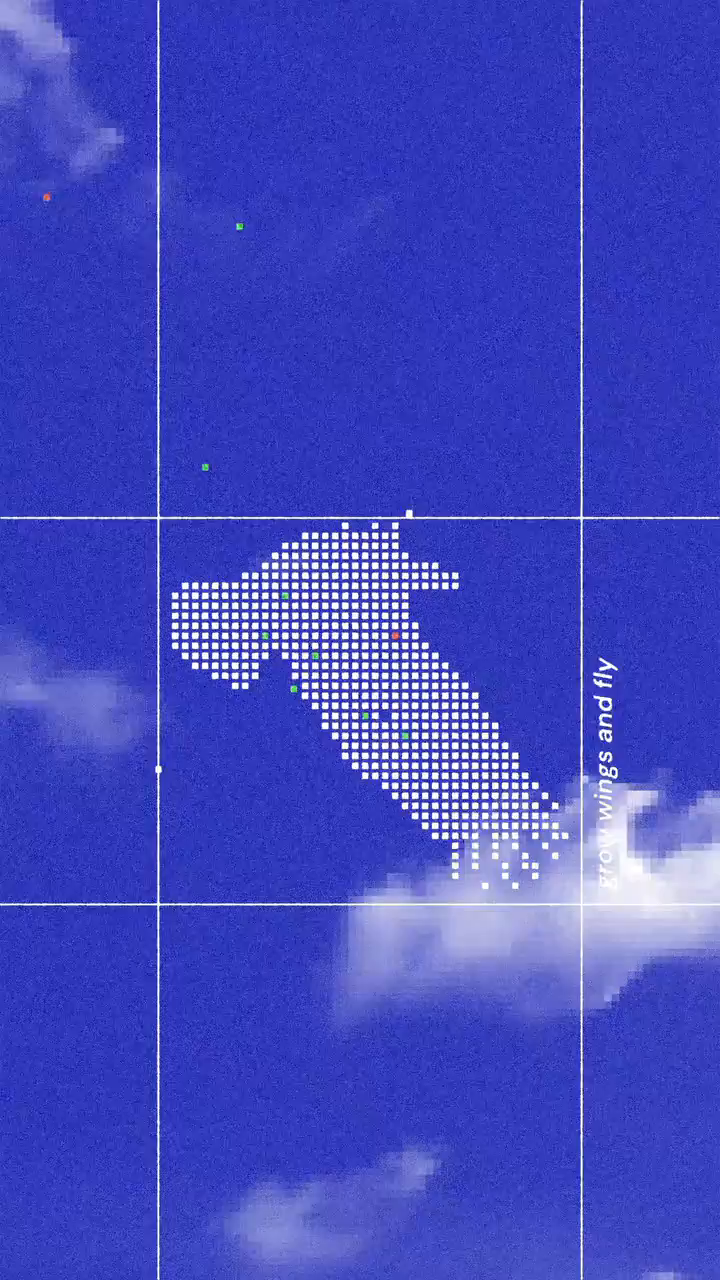
#> input picture frame 0 of dev/reference/reference.mp4, 720 x 1280 px
$ python scratch_extract_kinematics.py
#> lines starting #> are read from the running program, lines starting #| are printed output that depends on the picture; after the words box and inside, x2 and y2 are one past the last pixel; in counts of white or black regions, pixels touching at a corner belong together
import cv2
import numpy as np
import json

cap = cv2.VideoCapture(r'c:\Apps\personal site project\refrences\reference.mp4')

# Let's inspect all 24 frames (f=0..23)
frame_data = []

for f in range(24):
    cap.set(cv2.CAP_PROP_POS_FRAMES, f)
    ret, frame = cap.read()
    if not ret: break
    gray = cv2.cvtColor(frame, cv2.COLOR_BGR2GRAY)

    # 1. Detect vertical lines
    # Vertical line 1 is around x ~ 120..180
    # Vertical line 2 is around x ~ 460..620
    # Let's use 1D horizontal derivative / peak finding
    k_v = np.array([[-1, 2, -1]], dtype=np.float32)
    resp_v = cv2.filter2D(gray, -1, k_v)

    # Left strip: x in [110, 180], check rows [50..300] and [900..1200]
    left_resp = np.mean(resp_v[50:300, 110:180], axis=0) + np.mean(resp_v[900:1200, 110:180], axis=0)
    v1 = 110 + int(np.argmax(left_resp))

    # Right strip: x in [460, 620]
    right_resp = np.mean(resp_v[50:200, 460:620], axis=0) + np.mean(resp_v[950:1200, 460:620], axis=0)
    v2 = 460 + int(np.argmax(right_resp))

    # 2. Detect horizontal lines
    # Horizontal line 1 (upper) is around y ~ 230..540
    # Horizontal line 2 (lower) is around y ~ 670..930
    k_h = np.array([[-1], [2], [-1]], dtype=np.float32)
    resp_h = cv2.filter2D(gray, -1, k_h)

    # Check columns [20..100] (far left) and [620..700] (far right)
    side_resp = np.mean(resp_h[:, 20:100], axis=1) + np.mean(resp_h[:, 620:700], axis=1)

    # Peak in [220, 560]
    h1_range = side_resp[220:560]
    h1 = 220 + int(np.argmax(h1_range))

    # Peak in [670, 950]
    h2_range = side_resp[670:950]
    h2 = 670 + int(np.argmax(h2_range))

    # Check if there is another horizontal line (e.g. at top or bottom)
    # Check y in [20, 220]
    top_range = side_resp[20:220]
    top_max = np.max(top_range)
    h_top = (20 + int(np.argmax(top_range))) if top_max > 10 else None

    # Check y in [950, 1260]
    bot_range = side_resp[950:1260]
    bot_max = np.max(bot_range)
    h_bot = (950 + int(np.argmax(bot_range))) if bot_max > 10 else None

    # 3. Bird dot bounds
    # In earlier analysis, bird dots were extracted. Let's find min/max x,y of the bird in this frame:
    # Bird is in the central region [v1, v2] roughly, or [100..600]
    # To avoid counting the grid lines, look at pixels not on v1, v2, h1, h2
    mask = (gray > 220).astype(np.uint8)
    # erase lines from mask
    mask[:, max(0, v1-2):min(720, v1+3)] = 0
    mask[:, max(0, v2-2):min(720, v2+3)] = 0
    mask[max(0, h1-2):min(1280, h1+3), :] = 0
    mask[max(0, h2-2):min(1280, h2+3), :] = 0
    # Also ignore text region: x in [v2, v2+30], y in [h1, h1+400]
    mask[h1:min(1280, h1+400), max(0, v2):min(720, v2+35)] = 0

    bird_pts = np.argwhere(mask[150:900, 100:600])
    if len(bird_pts) > 0:
        bird_pts[:, 0] += 150
        bird_pts[:, 1] += 100
        bx_min, bx_max = int(np.min(bird_pts[:, 1])), int(np.max(bird_pts[:, 1]))
        by_min, by_max = int(np.min(bird_pts[:, 0])), int(np.max(bird_pts[:, 0]))
        bc_x, bc_y = int(np.mean(bird_pts[:, 1])), int(np.mean(bird_pts[:, 0]))
    else:
        bx_min, bx_max, by_min, by_max, bc_x, bc_y = 0, 0, 0, 0, 0, 0

    frame_data.append({
        'frame': f,
        'v_left': v1,
        'v_right': v2,
        'h_mid': h1,
        'h_bot': h2,
        'h_top': h_top,
        'bird_bbox': [bx_min, by_min, bx_max, by_max],
        'bird_center': [bc_x, bc_y]
    })

    print(f"Frame {f:2d}: v_left={v1:3d}, v_right={v2:3d} (w={v2-v1:3d}) | h_mid={h1:3d}, h_bot={h2:3d} (h={h2-h1:3d}) | bird_x=[{bx_min:3d},{bx_max:3d}] (w={bx_max-bx_min:3d}), bird_y=[{by_min:3d},{by_max:3d}] (h={by_max-by_min:3d})")
#> this loop made 24 passes
#> (v1, v2, h1, h2, top_max, h_top, bot_max, h_bot) on pass 1: (158, 581, 517, 904, 13.54, 95, 15.25, 955)
#> (printed output is left out)
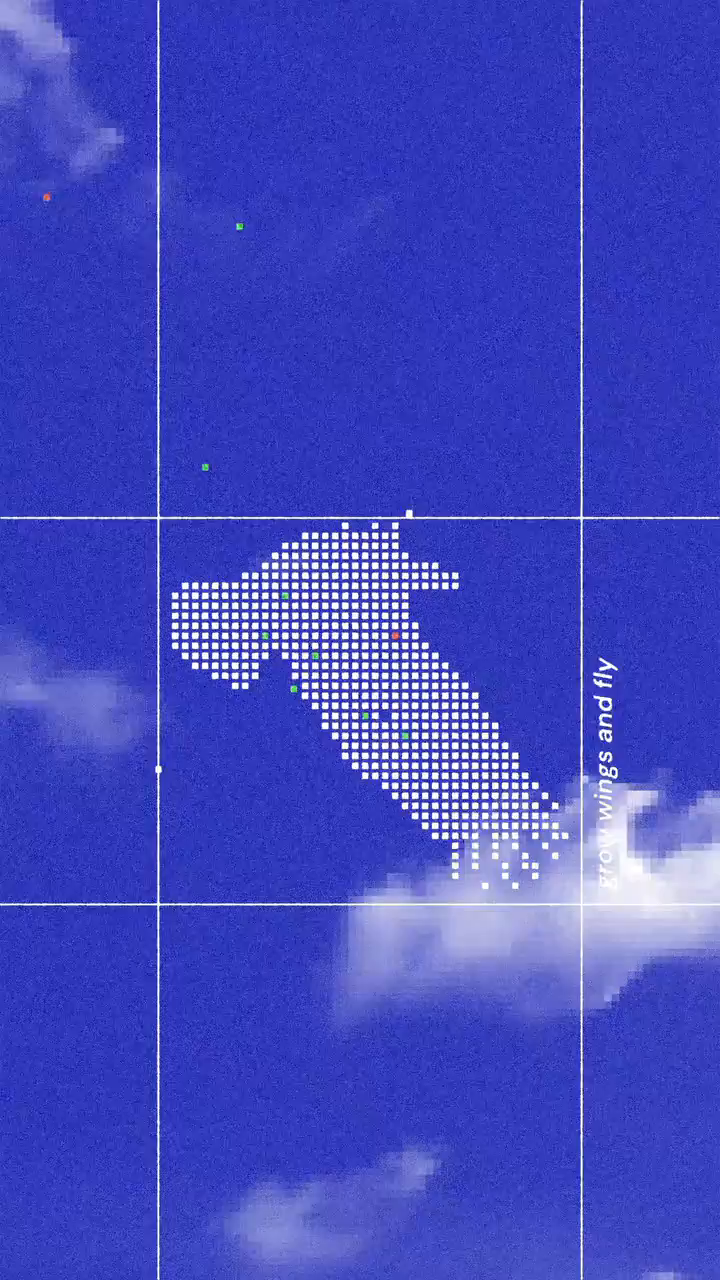
#> input picture frame 0 of dev/reference/reference.mp4, 720 x 1280 px
#> pass 1, `mask = (gray > 220).astype(np.uint8)`:
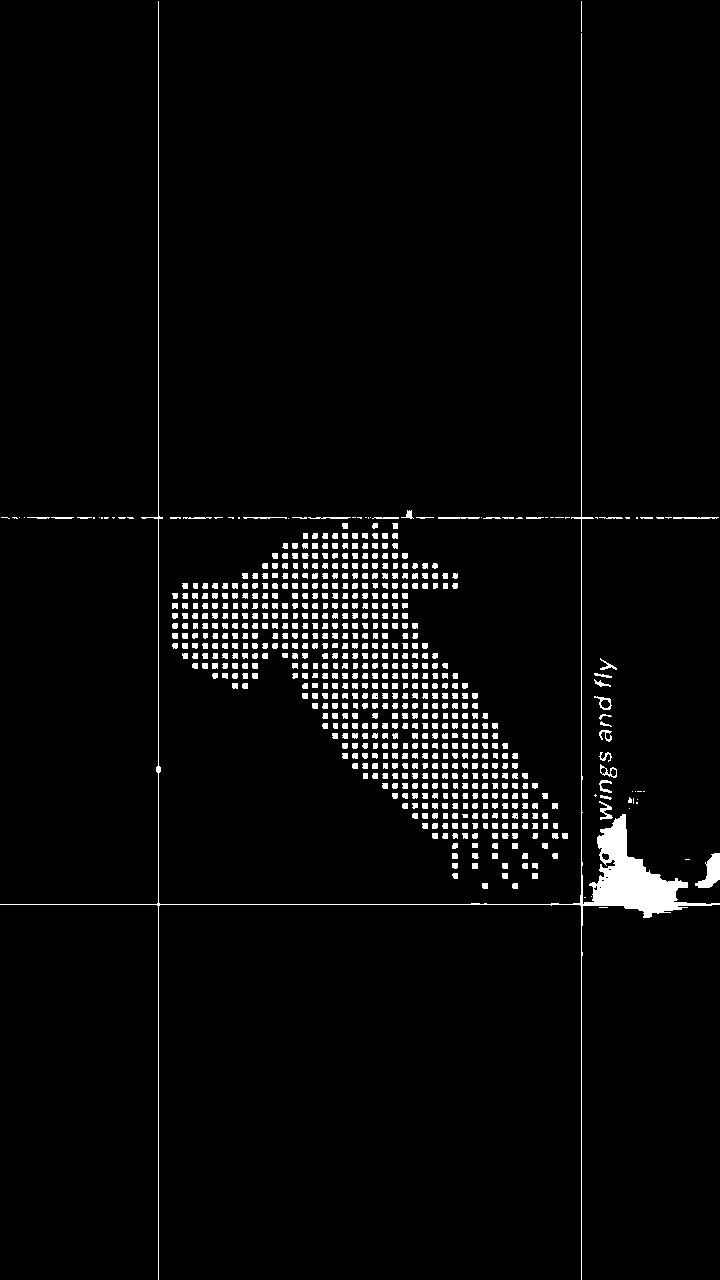
#> mask: shape (1280, 720); values 0 (black) and 1 (white), 3.2% white; 676 white regions (45 under 20 px), largest, box (x1, y1, x2, y2) and area: (0, 1, 720, 1280) 7999, (695, 853, 720, 888) 463, (599, 801, 613, 820) 110
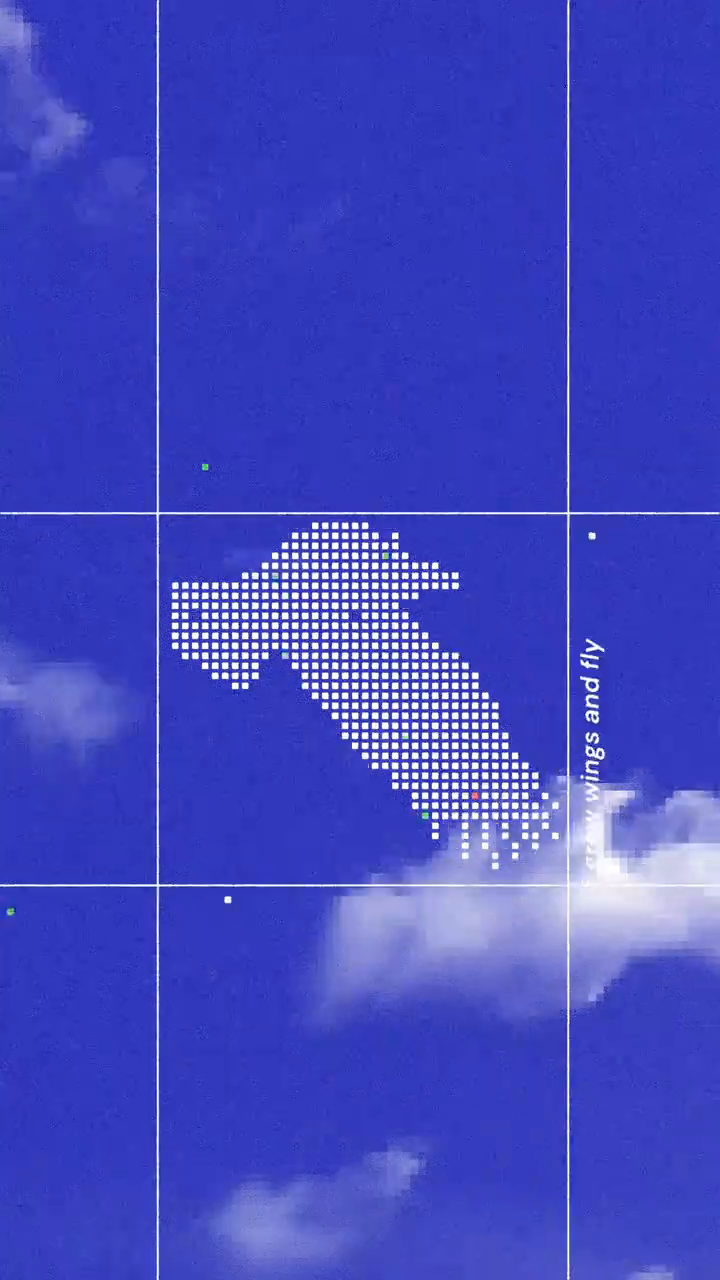
#> input picture frame 1 of dev/reference/reference.mp4, 720 x 1280 px
#> after the loop:
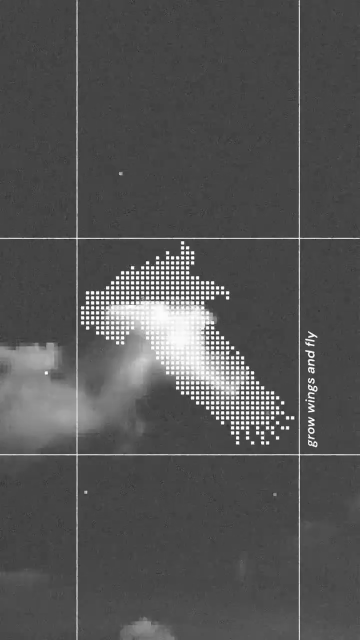
#> gray: shape (1280, 720) (shown at 1/2 size); min 22, max 255, mean 83
#> after the loop:
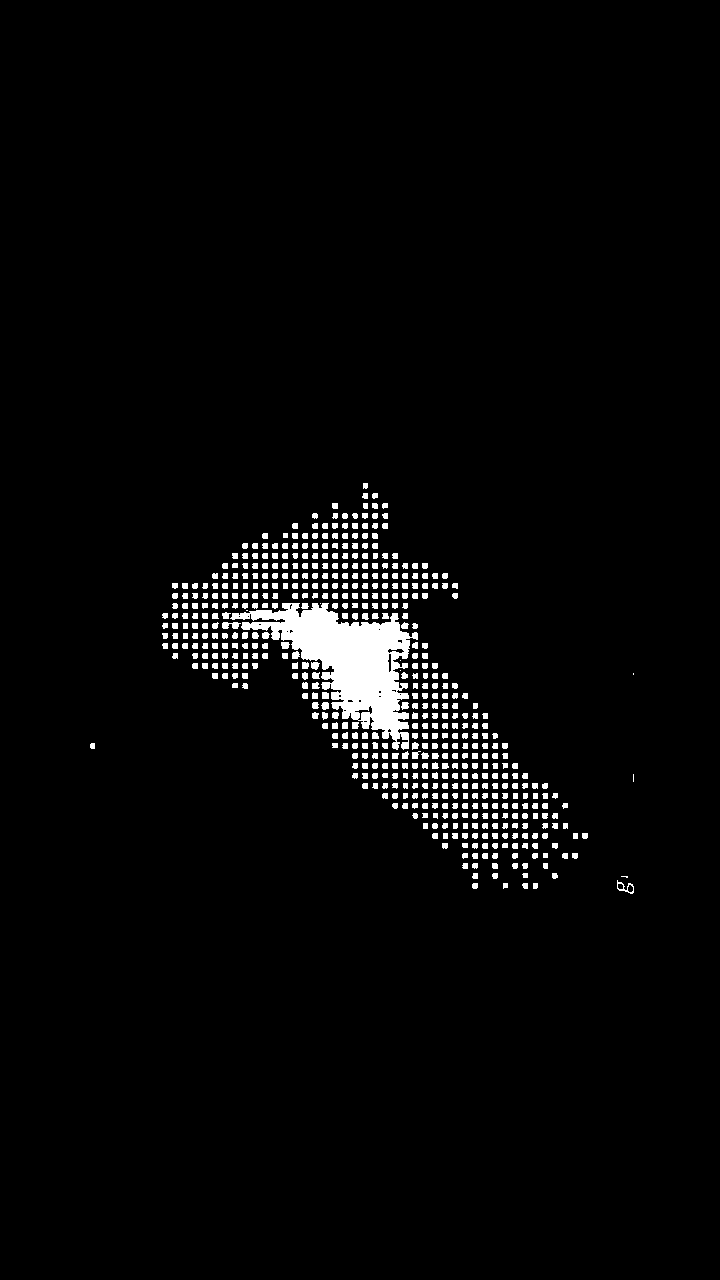
#> mask: shape (1280, 720); values 0 (black) and 1 (white), 3.1% white; 541 white regions (7 under 20 px), largest, box (x1, y1, x2, y2) and area: (230, 603, 418, 750) 10785, (222, 622, 241, 629) 93, (617, 880, 634, 894) 79
#> after the loop, frame_data = 24 items

cap.release()

with open(r'c:\Apps\personal site project\refrences\frame_kinematics_24.json', 'w') as f_out:
    json.dump(frame_data, f_out, indent=2)
print("Saved frame_kinematics_24.json")

$ run again, starting later in the video
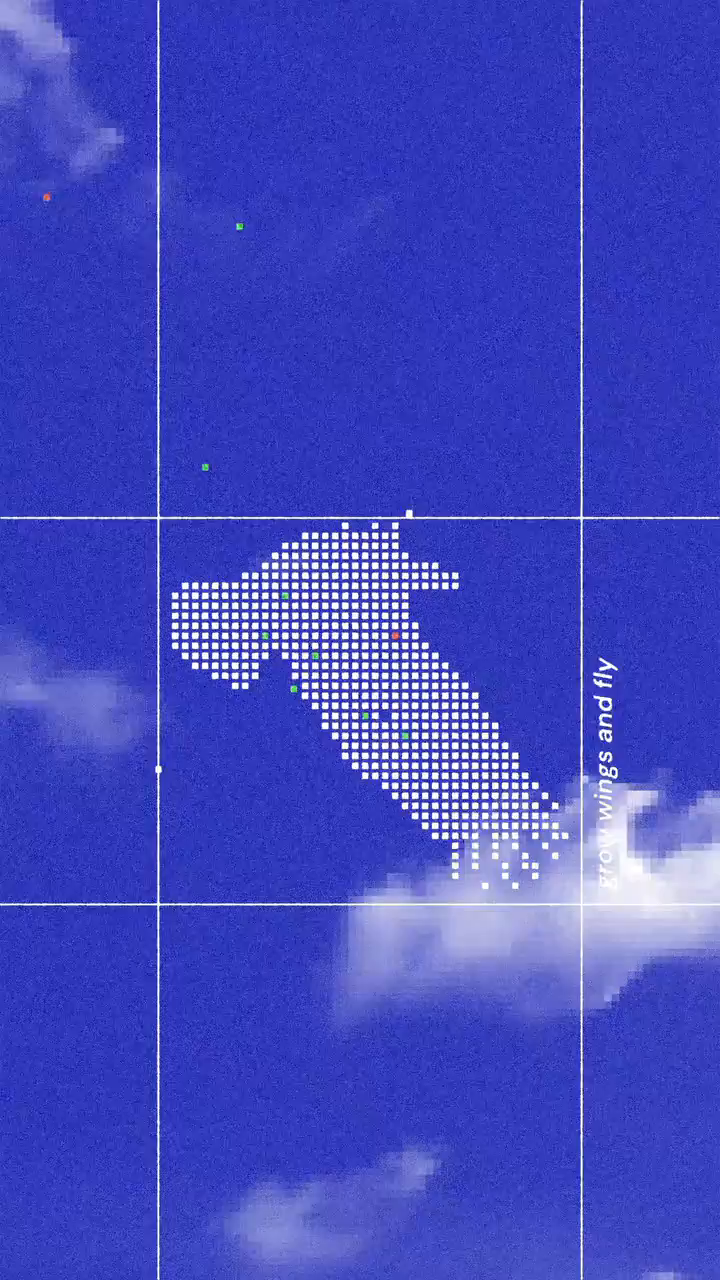
#> input picture frame 0 of dev/reference/reference.mp4, 720 x 1280 px
#> the loop `for f in range(24):` made 24 passes
#> (v1, v2, h1, h2, top_max, h_top, bot_max, h_bot) on pass 1: (158, 581, 517, 904, 13.54, 95, 15.25, 955)
#> (printed output is left out)
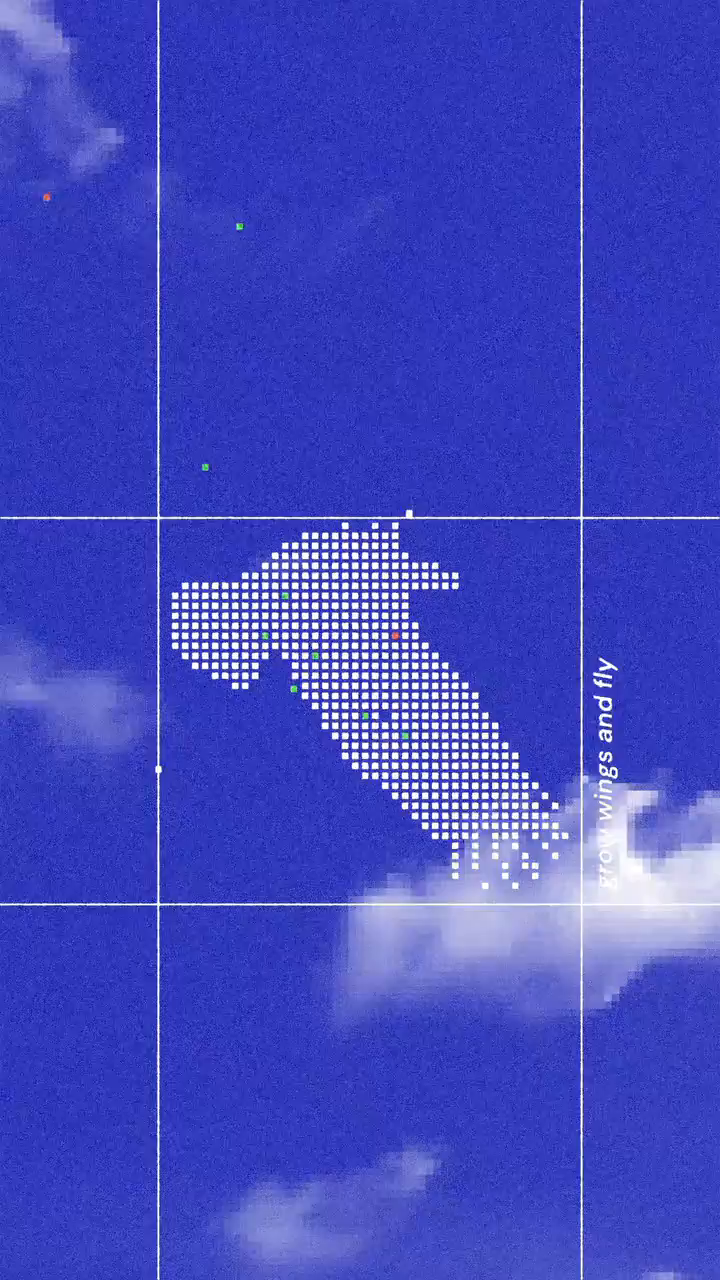
#> input picture frame 0 of dev/reference/reference.mp4, 720 x 1280 px
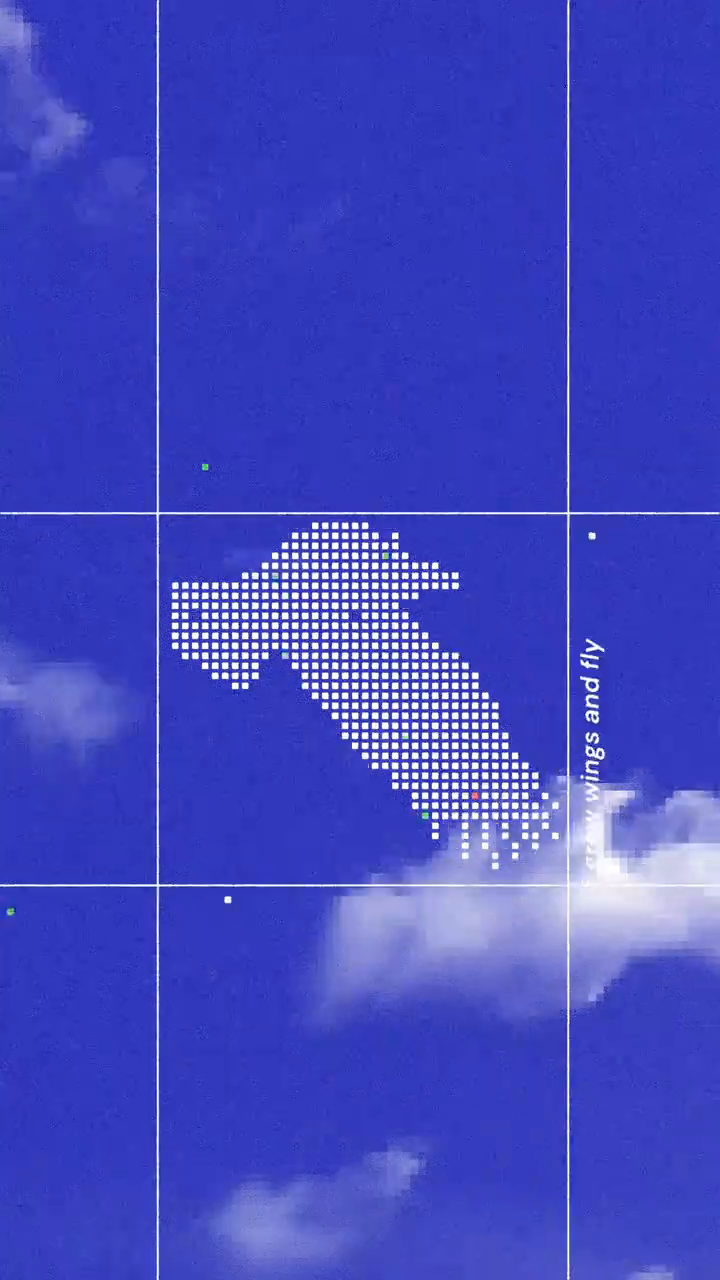
#> input picture frame 1 of dev/reference/reference.mp4, 720 x 1280 px
#> after the loop `for f in range(24):`: frame_data = 24 items
